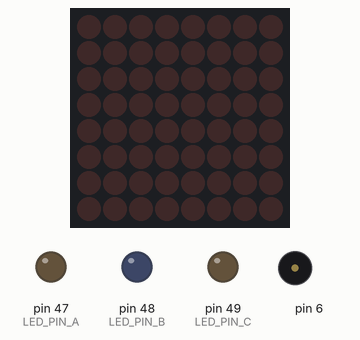
Bench run of a sketch on a simulated Arduino Mega 2560, built with avr-gcc and run on an emulated ATmega2560. Shown: 8×8 LED matrix, output pins drawn as LEDs (lit = HIGH), buzzer (waves = sounding). Wiring (inferred from the names in the program): MAX7219 LED driver (orientation assumed): data pin 12; clock pin 10; CS pin 11. Pins used as bus, display or sensor lines are not drawn.

Above: at 0.1 s.
At 3.4 s:
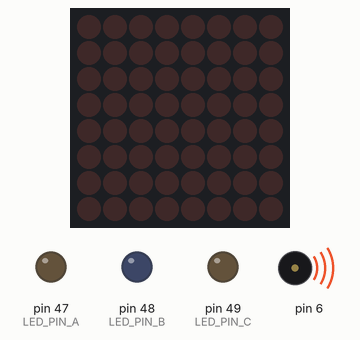
Timing chart, 0 to 4.9 s (numbered marks = the images above):
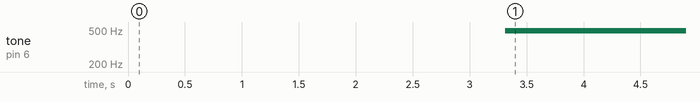

Measured:
- by itself, tone on pin 6: silent → 488 Hz at 3.3 s

The sketch:

lab2.ino
```cpp
//James Jhong 1939553
#define DDL2 1 << 2 //47
#define DDL1 1 << 1 //48
#define DDL0 1 << 0 //49
#define DDH3 1 << 3 //OCA4 output

//#define PORTH3 1 << 3
#define PORTL2 1 << 2
#define PORTL1 1 << 1
#define PORTL0 1 << 0
#define PORTH3 1 << 3;

#define LED_PIN_A 47
#define LED_PIN_B 48
#define LED_PIN_C 49
#define d_val 333

#define TIMER4_ON_BIT PRTIM4; //Writing logic one to this shuts Timer/Counter 4 module. WHen enabled, operates like before shutdown
#define TIMER5_ON_BIT PRTIM5;
#define TIMER3_ON_BIT PRTIM3;

//SPI define calls
#define OP_DECODEMODE  8
#define OP_SCANLIMIT   10
#define OP_SHUTDOWN    11
#define OP_DISPLAYTEST 14
#define OP_INTENSITY   10

// change these pins as necessary
int DIN = 12; //PB7
int CS =  11; //PB6
int CLK = 10; //PB5

byte spidata[2]; //spi shift register uses 16 bits, 8 for ctrl and 8 for data

void spiTransfer(volatile byte row, volatile byte data);

void setup() {
// 1.1 Code
// pinMode(LED_PIN_A, OUTPUT);
// pinMode(LED_PIN_B, OUTPUT);
// pinMode(LED_PIN_C, OUTPUT);

  //For 1.4
  //Setting these pins here as outputs !
  DDRL |= DDL2; //activiating PA6, pin 47
  DDRL |= DDL0; //activating PA4, pin 49
  DDRL |= DDL1; //activating PA5, pin 48

   //Setting Pin 6 (timer pin) as an output
  DDRH |= DDH3;

  //Setting up Timer 4 (Part 2)
  noInterrupts();
  TCCR4A = 0;
  TCCR4B = 0;
  TCNT4 = 0;

  OCR4A = 0;//Compare match register, look up... //change these values to change the frequency.
  TCNT4 = 0;
  TCCR4A |= (1 << COM4A0); //Toggling on compare match
  TCCR4B |= (1 << WGM42); //CTC MODE
  TCCR4B |= (1 << CS40); //Prescalar 1

  //LED matrix setup
  DDRB |= (1 << DDB6); //DIN
  DDRB |= (1 << DDB5); //CS
  DDRB |= (1 << DDB4); //CLOCK
  PORTH |= (1 << PORTB5);

  spiTransfer(OP_DISPLAYTEST,0);
  spiTransfer(OP_SCANLIMIT,7);
  spiTransfer(OP_DECODEMODE,0);
  spiTransfer(OP_SHUTDOWN,1);
//  //Joystick setup
//  DDRF &= ~(1 << DDF0); //Brown wire, X movement PE5
//  DDRF &= ~(1 << DDF1); //Orange wire,y movement PE4
}


//This method calculates the ocr4A value based on the equation given in the hardware book.
void orc_calc(int freq) {
  if (freq == 0) {
    OCR4A = 0;
  } else {
    OCR4A = (16000000 / 2 * freq) - 1 ;
  }
}

void loop() {
  //Code for Part 1.1 (Running LEDs on pins 47 - 49 in sequential order for 0.333 seconds each)
  //digWriteLEDs();
  //registerLEDs();
  //timersPart2();

  //timerPart3_1();
  //LEDs_task3();
  speakers_task2_4();
}

//This functions runs task A for 2 second
//Task B for one cycle
//No outups for 1
//Repeat
void timerPart3_1() {
  static int time;
  time++;
  LEDs_task3(); //running task A and Task bB
  speakers_task2_4(); //6000 because they take about 6 seconds to complete
  if (time >= 7000) { //pausing for 1 second and resestting the timer
    time = 0;
  }
  delay(1);
  return;
}

//This task manipulates the timers to output square wave
void speakers_task2_4() {
  //Part 2.3/2.4
  //I want to generate square wave on OC4A --> ABSTRACT PORT:PH3, HW PIN: 6, ADP: 7  (labeled as pin 6 on the board);
  static int time = 0;

  time++;
  if (time == 3000){
    orc_calc(400); //its running 400 HZ
  }

  if (time == 4000) {
    orc_calc(800); //800 Hz
  }

  if (time == 5000) {
    orc_calc(250);
  }

  if (time == 6000) {
    orc_calc(0);
    time = 0;
  }
  delay(1);
  return;
}

//Same LED structure as Part 1.4, except runs only for 2 seconds at a time (not infinte).
void LEDs_task3() {
  static int time = 0;
  time++;
  if (time == 0) {
    PORTL &= ~(PORTL2);
    PORTL |= PORTL0;
  }
  if (time == 500) {
    PORTL |= PORTL2;
    PORTL &= ~(PORTL1);
  }
  if (time == 1000) {
    PORTL &= ~(PORTL0);
    PORTL |= PORTL1;
  }
  if (time == 1500) {
    PORTL |= (PORTL0);
    PORTL |= (PORTL1);
    PORTL |= (PORTL2);
    time = 0;
  }
  delay(1);
  return;
}

void timerPart3_2() {
  static int time;
  time++;
  LEDs_task3();
  speakers_task2_4();
  taskC();
  if (time >= 17000) {
    time = 0;
  }
  delay(1);
  return;
}

void taskC() {
  static int time;
  time++;
  if (time == 5000) {
  LEDs_task3();
  speakers_task2_4();
  }
  if (time >= 10000) {
    time = 0;
  }
  delay(1);
  return;
}

void registerLEDS_1_4() {
  static int timer;
  if (timer % 1000 == 0) {
    PORTL &= ~(PORTL2);
    PORTL |= PORTL0;
  } else if (timer % 1000 == 333) {
    PORTL |= PORTL2;
    PORTL &= ~(PORTL1);
  } else if (timer % 1000 == 666) {
    PORTL &= ~(PORTL0);
    PORTL |= PORTL1;
  }

  delay(100);
  timer++;
}

void stick() {
  int vert = analogRead(A0);
  int horiz = analogRead(A1);

  char x_move = map(horiz, 1021, 0,7,0); //The lights to be on
  char y_move = map(vert , 1021, 0,0,7);

  Serial.print("X coord:");
  Serial.print(horiz, DEC);
  Serial.print("Y coord:");
  Serial.print(vert, DEC);
}

//This function contains the code to display on the 8x8 LED display based on movements from the joystick.
void matrix() {
  int vert = analogRead(A0);
  int horiz = analogRead(A1);

  char x_move = map(horiz, 1021, 0,7,0); //The lights to be on
  char y_move = map(vert , 1021, 0,0,7);

  //So I have the coordinate I need...
  //spiTransfer(x, 0b0000 (just the y));

  //just need to conver the other rows to all 0b00000000
  int x_coord = 1 << x_move;
  int y_coord = y_move;
  clearBoard();
  static int timer;
  timer++;
  if (timer % 50 == 0) {
    spiTransfer(y_coord, x_coord);
  } else if (timer % 50 == 1) {
    int i ;
    for (i = 0; i < 8; i++) { //clears the rest of the rows
      if (i != y_coord) {
        spiTransfer(i, 0b00000000);
      }
    }
  }
  Serial.print("X coord:");
  Serial.print(x_move, DEC);
  Serial.print("Y coord:");
  Serial.print(y_move, DEC);

  /*
  //rest in pepperonis
  delay(500);
  int RowCounter;
  if (pressUp) {
    spiTransfer(rowCounter, 0b00000000);
    rowCounter++;

  } if (pressDown) {
    spiTransfer(rowCounter, 0b00000000);
    rowCounter--;
  }
  int binaryRow(?); //Ask a question about this.
  if (pressRight) {
    binaryRow >> 1;
    spiTransfer(rowCounter, binaryRow);
  }*/
}


void clearBoard() {
  int i;
  for (i = 0; i < 8; i++) { //clears the rest of the rows
    spiTransfer(i, 0b00000000);
  }
}

//spiTransfer
void spiTransfer(volatile byte opcode, volatile byte data){
  int offset = 0; //only 1 device
  int maxbytes = 2; //16 bits per SPI command

  for(int i = 0; i < maxbytes; i++) { //zero out spi data
    spidata[i] = (byte)0;
  }
  //load in spi data
  spidata[offset+1] = opcode+1;
  spidata[offset] = data;
  digitalWrite(CS, LOW); //
  for(int i=maxbytes;i>0;i--)
    shiftOut(DIN,CLK,MSBFIRST,spidata[i-1]); //shift out 1 byte of data starting with leftmost bit
  digitalWrite(CS,HIGH);
}

//This is the code for part 1.1-1.2
void digWriteLEDs() {
  digitalWrite(LED_PIN_A, LOW);
  delay(d_val);
  digitalWrite(LED_PIN_A, HIGH);
  delay(d_val);

  //48
  digitalWrite(LED_PIN_B, LOW);
  delay(d_val);
  digitalWrite(LED_PIN_B, HIGH);
  delay(d_val);

  //48
  digitalWrite(LED_PIN_C, LOW);
  delay(d_val);
  digitalWrite(LED_PIN_C, HIGH);
  delay(d_val);
}
```
